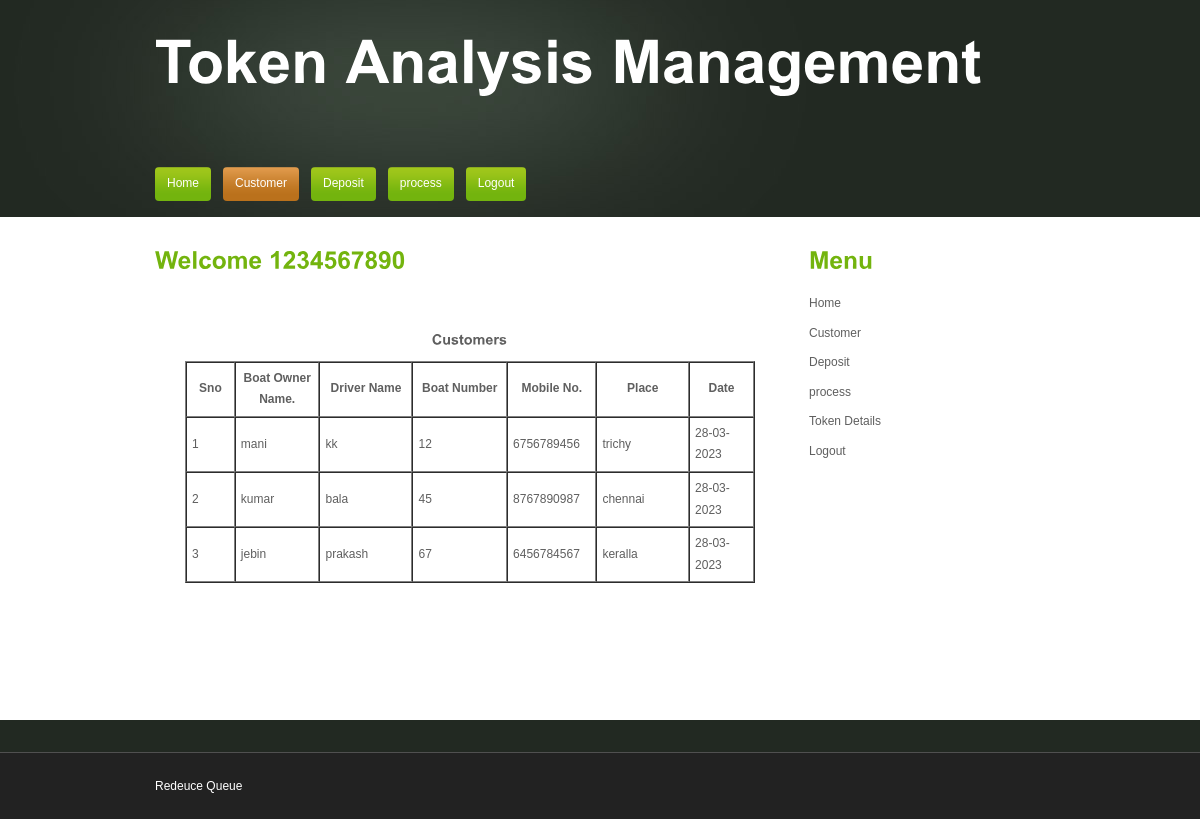
Page /view_cus.php (signed in) on the committed database.
### tables this page shows
CREATE TABLE `register` (
  `id` int(11) NOT NULL,
  `name` varchar(30) NOT NULL,
  `driver_name` varchar(45) NOT NULL,
  `boat_number` varchar(50) NOT NULL,
  `gender` varchar(10) NOT NULL,
  `dob` varchar(15) NOT NULL,
  `address` varchar(50) NOT NULL,
  `email` varchar(40) NOT NULL,
  `contact` bigint(20) NOT NULL,
  `account` varchar(20) NOT NULL,
  `branch` varchar(30) NOT NULL,
  `deposit` double NOT NULL,
  `pass` varchar(20) NOT NULL,
  `rdate` varchar(15) NOT NULL,
  `status` int(11) NOT NULL
);

### view_cus.php (the view, shortened to what this page needs)
<?php
include("include/dbconnect.php");
extract($_POST);
$uname=$_SESSION['uname'];
?>
<!DOCTYPE html PUBLIC "-//W3C//DTD XHTML 1.0 Transitional//EN" "http://www.w3.org/TR/xhtml1/DTD/xhtml1-transitional.dtd">
<html xmlns="http://www.w3.org/1999/xhtml">
<head>
<link href="style.css" rel="stylesheet" type="text/css" />
</head>
<body>
<div class="main">
  <div class="header">
    <div class="header_resize">
      <div class="logo">
	  <?php include("include/header.php"); ?>
	  </div>
      <div class="menu_nav">
        <ul>
			<li><a href="">Home</a></li>
			<li class="active"><a href="view_cus.php">Customer</a></li>
			<li><a href="deposit.php">Deposit</a></li>
			<li><a href="process.php">process</a></li>
			<li><a href="logout.php">Logout</a></li>
        </ul>
      </div>
    </div>
  </div>
  <div class="content">
    <div class="content_resize">
      <div class="mainbar">
        <form id="form1" name="form1" method="post" action="">
          <h2>Welcome <?php echo $uname; ?></h2>
          <p align="center">&nbsp;</p>
		  <h3 align="center">Customers</h3>
          <table width="570" border="1" align="center" cellpadding="5" cellspacing="0">
            <tr>
              <th width="59" scope="col">Sno</th>
              <th width="128" scope="col">Boat Owner Name. </th>
              <th width="141" scope="col">Driver Name</th>
              <th width="141" scope="col">Boat Number</th>
              <th width="94" scope="col">Mobile No. </th>
              <th width="141" scope="col">Place</th>
              <th width="94" scope="col">Date</th>
            </tr>
			<?php
			$i=0;
			$qs=mysqli_query($connect, "select * from register");
			while($rs=mysqli_fetch_array($qs))
			{
			$i++;
			?>
            <tr>
              <td><?php echo $i; ?></td>
              <td><?php echo $rs['name']; ?></td>
              <td><?php echo $rs['driver_name']; ?></td>
              <td><?php echo $rs['boat_number']; ?></td>
              <td><?php echo $rs['contact']; ?></td>
              <td><?php echo $rs['address']; ?></td>
              <td><?php echo $rs['rdate']; ?></td>
            </tr>
			<?php
			}
			?>
          </table>
          <p align="center">&nbsp;</p>
          <p>&nbsp;</p>
        </form>
        <p>&nbsp;        </p>
      </div>
      <div class="sidebar">
        <div class="gadget">
          <h2 class="star">Menu</h2>
          <ul class="sb_menu">
            <li class="active"><a href="admin.php">Home</a></li>
			<li><a href="view_cus.php">Customer</a></li>
			<li><a href="deposit.php">Deposit</a></li>
			<li><a href="process.php">process</a></li>
			<li><a href="token.php">Token Details</a></li>
			<li><a href="logout.php">Logout</a></li>
          </ul>
        </div>
      </div>
    </div>
  </div>
  <div class="fbg">
  </div>
  <div class="footer">
    <div class="footer_resize">
      <?php include("include/footer.php"); ?>
    </div>
  </div>
</div>
</body>
</html>

### include/header.php
<h1><a href="#">Token Analysis Management<br /><small></small></a></h1>

### include/footer.php
<p class="lf">Redeuce Queue</p>

### style.css (style rules this page uses)
body { margin:0; padding:0; width:100%; color:#5f5f5f; font:normal 12px/1.8em Arial, Helvetica, sans-serif; }
html, .main { padding:0; margin:0; background-color:#fff; }
h1 { margin:0; padding:34px 0; color:#fff; font:bold 60px/1.2em Arial, Helvetica, sans-serif; }
h1 a, h1 a:hover { color:#fff; text-decoration:none; }
h1 small { padding-left:230px; font:normal 16px/1.2em Arial, Helvetica, sans-serif; }
h2 { font:bold 24px Arial, Helvetica, sans-serif; color:#73b40e; padding:8px 0; margin:8px 0; }
p { margin:8px 0; padding:0 0 8px 0; font:normal 12px/1.8em Arial, Helvetica, sans-serif; }
a { color:#73b40e; text-decoration:underline; }
.header, .content, .menu_nav, .fbg, .footer, form, ol, ol li, ul, .content .mainbar, .content .sidebar { margin:0; padding:0; }
.content_resize, .fbg_resize, .footer_resize { margin:0 auto; padding:0 40px; width:890px; }
.content, .fbg { padding:16px 0; }
.header { background:url(images/header_bg.jpg) repeat-x top; height:217px; }
.header_resize { margin:0 auto; padding:0 0 0 40px; width:930px; }
.header .logo { width:auto; float:left; }
.menu_nav { float:left; width:653px; }
.menu_nav ul { margin:0; padding:20px 0 0; list-style:none; }
.menu_nav ul li { margin:0 12px 0 0; float:left; }
.menu_nav ul li a { display:block; margin:0; padding:6px 12px; color:#fff; text-decoration:none; background:#f00 url(images/menu.gif) repeat-x top; }
.menu_nav ul li a { border-radus:4px; -moz-border-radius:4px; -webkit-border-radius:4px; }
.menu_nav ul li a:hover, .menu_nav ul li.active a { background:url(images/menu_a.gif) repeat-x top; }
.content { padding-bottom:16px; }
.content_resize { border-top:none; }
.content .mainbar { float:left; width:630px; }
.content .mainbar .article, .content .sidebar .gadget { margin:0; padding:0 0 16px 0; }
.content .sidebar { float:right; width:236px; }
ul.sb_menu, ul.ex_menu { margin:0; padding:0; list-style:none; color:#959595; }
ul.sb_menu li, ul.ex_menu li { margin:0; }
ul.sb_menu li { padding:4px 0; }
ul.sb_menu li a, ul.ex_menu li a { color:#5f5f5f; text-decoration:none; }
.fbg { background-color:#222922; color:#fff; }
.footer { background-color:#222222; border-top:1px solid #505050; padding:16px 0; color:#fff; }
.footer p.lf { margin:0; padding:8px 0; float:left; width:auto; line-height:1.5em; }

### rows in the picture
register: name "mani", driver_name "kk", boat_number "12", contact "6756789456", address "trichy", rdate "28-03-2023"
register: name "kumar", driver_name "bala", boat_number "45", contact "8767890987", address "chennai", rdate "28-03-2023"
register: name "jebin", driver_name "prakash", boat_number "67", contact "6456784567", address "keralla", rdate "28-03-2023"
